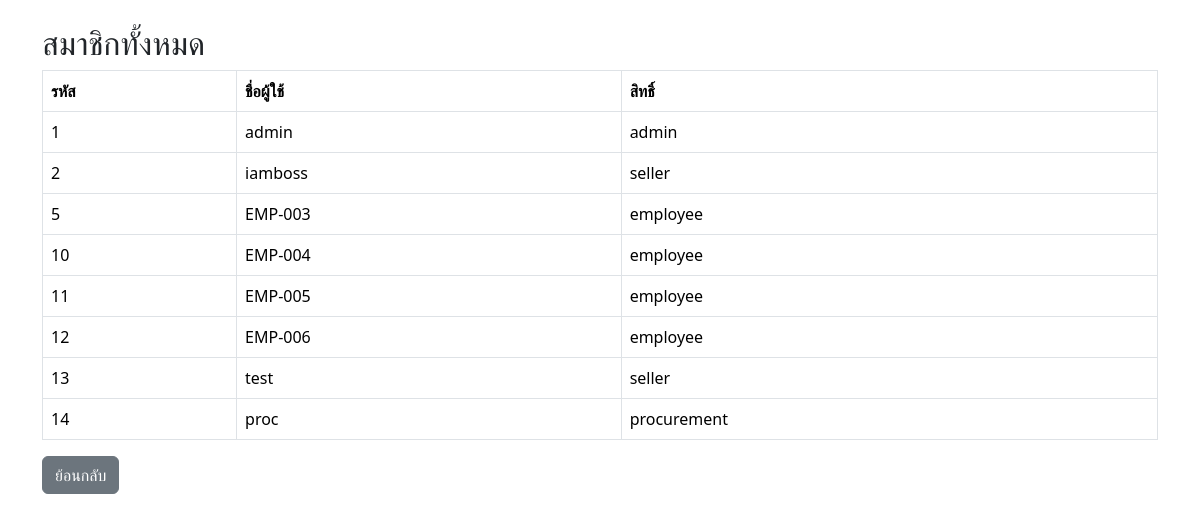
The app's page /Devolper/member_list.php (signed in) with its own data.
### tables this page shows
CREATE TABLE `users` (
  `id` int(11) NOT NULL,
  `username` varchar(50) NOT NULL,
  `password` varchar(255) NOT NULL,
  `role` enum('admin','manager','employee','seller','procurement','product_manager','project_manager') NOT NULL
);

### Devolper/member_list.php (the view, shortened to what this page needs)
<?php
include("../connect.php");
$result = $conn->query("SELECT id, username, role FROM users");
?>
<!DOCTYPE html>
<html lang="th">
<head>
  <link href="https://cdn.jsdelivr.net/npm/bootstrap@5.3.3/dist/css/bootstrap.min.css" rel="stylesheet">
</head>
<body class="container mt-4">
  <h2>สมาชิกทั้งหมด</h2>
  <table class="table table-bordered">
    <thead>
      <tr>
        <th>รหัส</th>
        <th>ชื่อผู้ใช้</th>
        <th>สิทธิ์</th>
      </tr>
    </thead>
    <tbody>
      <?php while($row = $result->fetch_assoc()): ?>
        <tr>
          <td><?= $row['id'] ?></td>
          <td><?= $row['username'] ?></td>
          <td><?= $row['role'] ?></td>
        </tr>
      <?php endwhile; ?>
    </tbody>
  </table>
  <a href="dashboard.php" class="btn btn-secondary">ย้อนกลับ</a>
</body>
</html>

### records on screen
users: id "1", username "admin", role "admin"
users: id "2", username "iamboss", role "seller"
users: id "5", username "EMP-003", role "employee"
users: id "10", username "EMP-004", role "employee"
users: id "11", username "EMP-005", role "employee"
users: id "12", username "EMP-006", role "employee"
users: id "13", username "test", role "seller"
users: id "14", username "proc", role "procurement"
